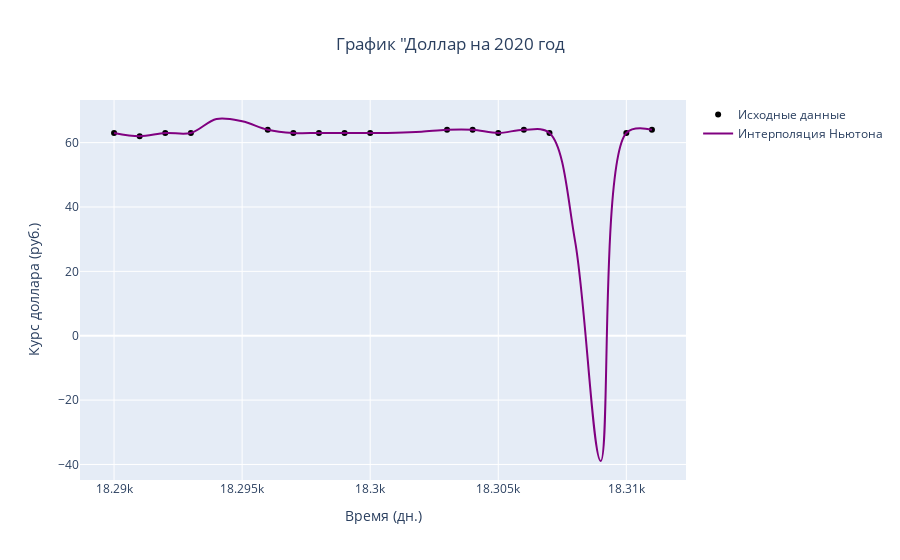

The code cell stored with this chart in its notebook:
### Code cell
# Интерполяция Ньютона
X_Nuton = 0
Y_Nuton = 0
#усредняем У для одинаковых Х
#df_main = df.groupby('battery_power')['clock_speed'].mean().reset_index()

#выбор данных для интерполяции
# Функция для вычисления разделенных разностей
def divided_differences(x, y):
    n = len(x)
    f = np.zeros((n, n))
    f[:, 0] = y
    for j in range(1, n):
        for i in range(n - j):
            f[i][j] = (f[i + 1][j - 1] - f[i][j - 1]) / (x[i + j] - x[i])
    return f[0, :]

# Вычисление интерполирующего полинома Ньютона
def newton_interpolation(x, y, x_interp):
    f = divided_differences(x, y)
    n = len(x)
    result = f[0]
    for i in range(1, n):
        term = f[i]
        for j in range(i):
            term *= (x_interp - x[j])
        result += term
    return result


X_Nuton = np.arange(min(x), max(x)+1, 1)
Y_Nuton = newton_interpolation(x,y, X_Nuton)

fig = go.Figure()

#точки
fig.add_trace(go.Scatter(
    x = x,
    y = y,
    mode = 'markers',
    name = 'Исходные данные',
    marker=dict(color = 'black', symbol = 'circle'))
)

# Интер. Ньютона график
fig.add_trace(go.Scatter(
    x = X_Nuton,
    y = Y_Nuton,
    mode = 'lines',
    name = 'Интерполяция Ньютона',
    line = dict(color = 'purple', shape = 'spline')) #shape - для сглаживания
)

fig.update_xaxes(title_text="Время (дн.)")
fig.update_yaxes(title_text="Курс доллара (руб.)")
fig.update_layout(title_text='График "Доллар на 2020 год', title_x =0.5)
fig.show()

### Figure 1 — Plotly figure (JSON) as saved in the notebook; plotly's stock layout.template omitted (floating-point values rounded to 4 significant figures)
{"data": [{"marker": {"color": "black", "symbol": "circle"}, "mode": "markers", "name": "Исходные данные", "type": "scatter", "x": [18290, 18291, 18292, 18293, 18296, 18297, 18298, 18299, 18300, 18303, 18304, 18305, 18306, 18307, 18310, 18311], "y": [63, 62, 63, 63, 64, 63, 63, 63, 63, 64, 64, 63, 64, 63, 63, 64]}, {"line": {"color": "purple", "shape": "spline"}, "mode": "lines", "name": "Интерполяция Ньютона", "type": "scatter", "x": [18290, 18291, 18292, 18293, 18294, 18295, 18296, 18297, 18298, 18299, 18300, 18301, 18302, 18303, 18304, 18305, 18306, 18307, 18308, 18309, 18310, 18311], "y": [63, 62, 63, 63, 67.35, 66.63, 64, 63.0, 63.0, 63.0, 63.0, 63.07, 63.37, 64.0, 64.0, 63.0, 64.0, 63.0, 29.34, -38.92, 63.0, 64.0]}], "layout": {"title": {"text": "График \"Доллар на 2020 год", "x": 0.5}, "xaxis": {"title": {"text": "Время (дн.)"}}, "yaxis": {"title": {"text": "Курс доллара (руб.)"}}}}
